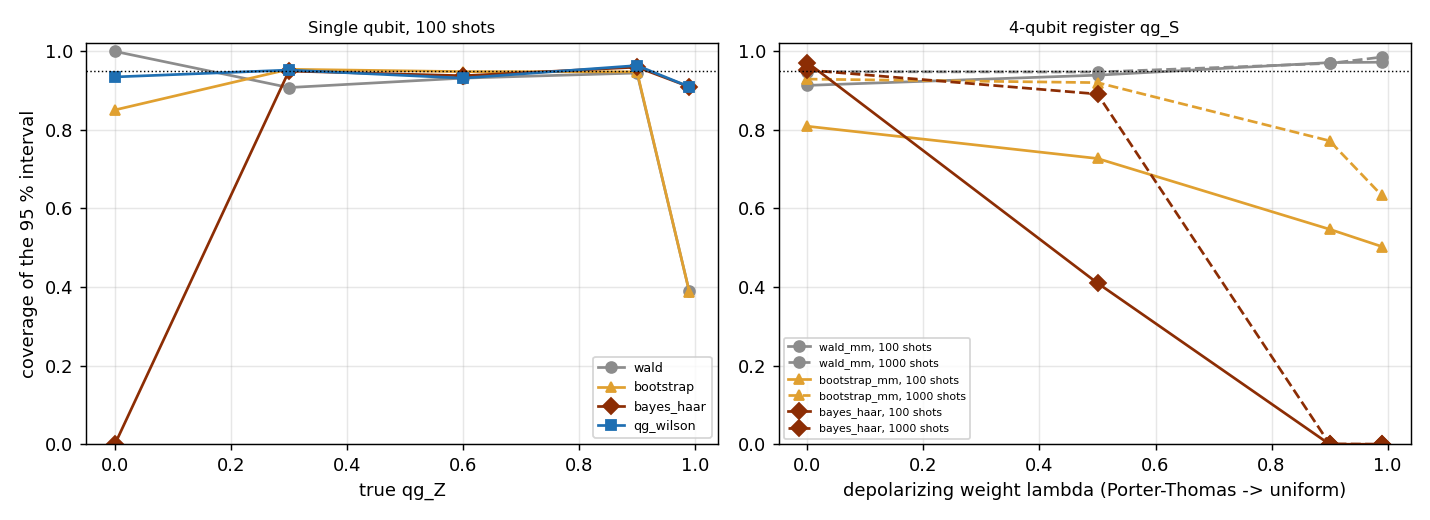

Write Python code to recreate this figure.
"""
Error bars for qg_S from finite shots.

§10.2 fixed the BIAS of the joint qg_S estimator (Miller-Madow). What was
still missing is an honest ERROR BAR: the Shannon entropy is flat at its
maximum, so the delta method gives a zero standard error exactly where
qg_S is near 1 (an equatorial qubit, a heavily scrambled register) and the
Wald interval collapses to a point.

Single qubit. The §7 identity qg_S = H((1 + qg_Z)/2) gives a qg-native
fix: take any good interval for qg_Z (Wilson, §15) and map it through H.
H is unimodal with its maximum at qg_Z = 0, so the image is
[min H(ends), 1] if the qg_Z interval contains 0 and [H(end), H(end)]
otherwise; its coverage is at least that of the qg_Z interval
(`qang.statistics.qg_s_estimate`, method "qg_wilson").

Register (4 qubits, 16 outcomes). No such identity; compared are the
delta method around Miller-Madow, the bootstrap, and a Bayesian interval
with the Haar prior. For a Haar-random pure state the Z-basis outcome
distribution is exactly Dirichlet(1, ..., 1) (Porter-Thomas), so that is
the natural prior here, the register analogue of the uniform-in-qg_Z
prior of §15; its posterior mean has the Wolpert-Wolf closed form.

Truth: single qubit at qg_Z = 0, 0.3, 0.6, 0.9, 0.99; register with a
Porter-Thomas distribution mixed with the uniform one (weight lambda =
0, 0.5, 0.9, 0.99, i.e. increasingly depolarized). 95 % intervals,
coverage over 2000 trials (register: 1000).

Findings (python examples/qg_s_error_bars.py):

  Single qubit, coverage of the 95 % interval (target 0.95):

                      N = 20                      N = 100                    N = 1000
    qg_Z   qg_S    Wald boot Bayes qg-Wil |  Wald boot Bayes qg-Wil |  Wald boot Bayes qg-Wil
    0      1.000   1.00 .93  .00   .95    |  1.00 .85  .00   .93    |  1.00 .20  .00   .95
    0.3    0.934   .92  .96  .98   .99    |  .91  .95  .95   .95    |  .94  .96  .95   .96
    0.6    0.722   .85  .93  .95   .95    |  .93  .95  .94   .93    |  .95  .96  .96   .95
    0.9    0.286   .62  .64  .93   .92    |  .95  .95  .96   .96    |  .94  .94  .94   .94
    0.99   0.045   .09  .10  .90   .90    |  .39  .39  .91   .91    |  .95  .95  .96   .96

  (Wald's 1.00 at qg_Z = 0 is clipping at the boundary qg_S = 1, not a
  real interval: its width there is 0.003 at N = 1000.)

  * The qg-mapped Wilson interval is the only one that never fails:
    0.90-0.99 everywhere. Wald and the bootstrap collapse near a pole with
    few shots (9-39 % at qg_Z = 0.99), where the minority outcome is
    rarely seen; the bootstrap also fails at the maximum, qg_Z = 0 (20 %
    at N = 1000), because every resample sits below qg_S = 1; the
    equal-tailed Bayesian interval can never contain the boundary value 1
    (0 %).
  * Point estimate: Miller-Madow has the smallest bias everywhere (at most
    0.02, mostly below 0.005); the plug-in is biased low by about
    1/(2 N ln 2); the Haar-prior posterior mean is pulled towards the
    prior (+0.21 at qg_Z = 0.99 with 20 shots).

  4-qubit register (normalized qg_S), coverage (bias of the point
  estimates at N = 100):

    lambda  qg_S     N = 100: Wald-MM boot-MM Bayes |  N = 1000: Wald-MM boot-MM Bayes
    0       0.858            .91     .81     .97    |            .95     .93     .95
    0.5     0.964            .94     .73     .41    |            .95     .92     .89
    0.9     0.998            .97     .55     .00    |            .97     .77     .00
    0.99    1.000            .97     .50     .00    |            .99     .63     .00

  * For the register the delta method around Miller-Madow works (0.91-
    0.99): with 16 outcomes the sample distribution is never flat enough
    for the delta variance to vanish. The percentile bootstrap fails as
    the register is depolarized (50-77 %), because resampling doubles the
    entropy's downward bias.
  * The Haar (Porter-Thomas) prior is the best choice when the state
    really is Haar-like (0.97 coverage, bias -0.001 at 100 shots, against
    -0.028 for the plug-in) and the worst when the register is near
    uniform (0 %): the posterior cannot reach the maximum. A prior
    helps only when it matches the physics.

Recommendation, now in the library: single qubit, qg_s_estimate(k0, n)
(Miller-Madow point, Wilson interval for qg_Z mapped through the §7
identity); register, Miller-Madow with the delta-method interval. Neither
the bootstrap nor a Haar-prior credible interval should be used for qg_S
near its maximum.

Honest scope. Standard estimators; the contribution is the single-qubit
interval built on the qg_Z <-> qg_S identity and the map of where each
method fails. One Porter-Thomas instance per lambda.
"""

import math
import os
import sys

import numpy as np
from scipy.special import digamma

sys.path.insert(0, os.path.join(os.path.dirname(os.path.abspath(__file__)), ".."))

from qang import statistics as S  # noqa: E402

LN2 = math.log(2)
QG_VALUES = (0.0, 0.3, 0.6, 0.9, 0.99)
SHOTS = (20, 100, 1000)
LAMBDAS = (0.0, 0.5, 0.9, 0.99)
N_REG = 4


def h2v(p):
    p = np.clip(p, 1e-300, 1)
    q = np.clip(1 - p, 1e-300, 1)
    out = -(p * np.log2(p) + q * np.log2(q))
    return np.where((p <= 1e-300) | (q <= 1e-300), 0.0, out)


def entropy_bits(p, axis=-1):
    p = np.asarray(p, dtype=float)
    with np.errstate(divide="ignore", invalid="ignore"):
        t = np.where(p > 0, -p * np.log2(p), 0.0)
    return t.sum(axis=axis)


# --------------------------------------------------------------------- #
# single qubit
# --------------------------------------------------------------------- #
def bayes_mean_single(k0, n):
    """Posterior mean of H(p) (bits) under the uniform (Haar) prior, Beta(k0+1, n-k0+1)."""
    a, b = k0 + 1.0, n - k0 + 1.0
    return (digamma(a + b + 1) - a / (a + b) * digamma(a + 1) - b / (a + b) * digamma(b + 1)) / LN2


def single_qubit(qg, n, trials=2000, seed=0, boot=400, post=2000):
    rng = np.random.default_rng(seed)
    p0 = (1 + qg) / 2
    truth = float(h2v(np.array(p0)))
    k = rng.binomial(n, p0, size=trials)
    p = k / n
    plug = h2v(p)
    mm = plug + np.where((k > 0) & (k < n), 1 / (2 * n * LN2), 0.0)
    bay = np.array([bayes_mean_single(x, n) for x in k])
    cov = {m: [] for m in ("wald", "bootstrap", "bayes_haar", "qg_wilson")}
    wid = {m: [] for m in cov}
    for x in k:
        rows = {}
        _, lo, hi = S.qg_s_estimate(int(x), n, "wald")
        rows["wald"] = (lo, hi)
        bs = h2v(rng.binomial(n, x / n, size=boot) / n)
        rows["bootstrap"] = tuple(np.quantile(bs, [0.025, 0.975]))
        ps = rng.beta(x + 1, n - x + 1, size=post)
        rows["bayes_haar"] = tuple(np.quantile(h2v(ps), [0.025, 0.975]))
        _, lo, hi = S.qg_s_estimate(int(x), n, "qg_wilson")
        rows["qg_wilson"] = (lo, hi)
        for m, (lo, hi) in rows.items():
            cov[m].append(lo - 1e-12 <= truth <= hi + 1e-12)
            wid[m].append(hi - lo)
    return {
        "truth": truth,
        "bias": {"plug-in": float(plug.mean() - truth), "miller-madow": float(mm.mean() - truth),
                 "bayes_haar": float(bay.mean() - truth)},
        "coverage": {m: float(np.mean(v)) for m, v in cov.items()},
        "width": {m: float(np.mean(v)) for m, v in wid.items()},
    }


# --------------------------------------------------------------------- #
# register
# --------------------------------------------------------------------- #
def register_distribution(lam, seed=7, n=N_REG):
    rng = np.random.default_rng(seed)
    pt = rng.dirichlet(np.ones(2**n))
    return (1 - lam) * pt + lam / 2**n


def bayes_mean_dirichlet(counts, alpha=1.0):
    a = counts + alpha
    A = a.sum()
    return float((digamma(A + 1) - np.sum(a / A * digamma(a + 1))) / LN2)


def register(lam, n_shots, trials=1000, seed=1, boot=400, post=1000, n=N_REG):
    rng = np.random.default_rng(seed)
    p = register_distribution(lam)
    truth = float(entropy_bits(p)) / n
    counts = rng.multinomial(n_shots, p, size=trials)
    est = {"plug-in": [], "miller-madow": [], "bayes_haar": []}
    cov = {m: [] for m in ("wald_mm", "bootstrap_mm", "bayes_haar")}
    wid = {m: [] for m in cov}
    for c in counts:
        ph = c / n_shots
        plug = float(entropy_bits(ph))
        mm = plug + (np.count_nonzero(c) - 1) / (2 * n_shots * LN2)
        bay = bayes_mean_dirichlet(c)
        est["plug-in"].append(plug / n)
        est["miller-madow"].append(mm / n)
        est["bayes_haar"].append(bay / n)
        with np.errstate(divide="ignore", invalid="ignore"):
            lp = np.where(ph > 0, np.log2(ph), 0.0)
        var = max(float(np.sum(ph * lp**2) - plug**2), 0.0) / n_shots
        se = math.sqrt(var)
        rows = {"wald_mm": (mm - 1.96 * se, mm + 1.96 * se)}
        bc = rng.multinomial(n_shots, ph, size=boot)
        bs = entropy_bits(bc / n_shots) + (np.count_nonzero(bc, axis=1) - 1) / (2 * n_shots * LN2)
        rows["bootstrap_mm"] = tuple(np.quantile(bs, [0.025, 0.975]))
        ds = rng.dirichlet(c + 1.0, size=post)
        rows["bayes_haar"] = tuple(np.quantile(entropy_bits(ds), [0.025, 0.975]))
        for m, (lo, hi) in rows.items():
            cov[m].append(lo / n - 1e-12 <= truth <= hi / n + 1e-12)
            wid[m].append((hi - lo) / n)
    return {
        "truth": truth,
        "bias": {m: float(np.mean(v) - truth) for m, v in est.items()},
        "coverage": {m: float(np.mean(v)) for m, v in cov.items()},
        "width": {m: float(np.mean(v)) for m, v in wid.items()},
    }


def make_figure(path, single, reg):
    import matplotlib

    matplotlib.use("Agg")
    import matplotlib.pyplot as plt

    fig, (ax1, ax2) = plt.subplots(1, 2, figsize=(11, 4))
    style = {"wald": ("#8c8c8c", "o"), "bootstrap": ("#e0a030", "^"), "bayes_haar": ("#8c2d04", "D"),
             "qg_wilson": ("#1f6fb2", "s")}
    for m, (c, mk) in style.items():
        ax1.plot(QG_VALUES, [single[(q, 100)]["coverage"][m] for q in QG_VALUES], marker=mk, color=c, label=m)
    ax1.axhline(0.95, color="k", lw=0.8, ls=":")
    ax1.set_xlabel("true qg_Z")
    ax1.set_ylabel("coverage of the 95 % interval")
    ax1.set_title("Single qubit, 100 shots", fontsize=9)
    ax1.set_ylim(0, 1.02)
    ax1.legend(fontsize=7)
    ax1.grid(alpha=0.3)
    style2 = {"wald_mm": ("#8c8c8c", "o"), "bootstrap_mm": ("#e0a030", "^"), "bayes_haar": ("#8c2d04", "D")}
    for m, (c, mk) in style2.items():
        ax2.plot(LAMBDAS, [reg[(l, 100)]["coverage"][m] for l in LAMBDAS], marker=mk, color=c, label=f"{m}, 100 shots")
        ax2.plot(LAMBDAS, [reg[(l, 1000)]["coverage"][m] for l in LAMBDAS], marker=mk, color=c, ls="--",
                 label=f"{m}, 1000 shots")
    ax2.axhline(0.95, color="k", lw=0.8, ls=":")
    ax2.set_xlabel("depolarizing weight lambda (Porter-Thomas -> uniform)")
    ax2.set_title("4-qubit register qg_S", fontsize=9)
    ax2.set_ylim(0, 1.02)
    ax2.legend(fontsize=6)
    ax2.grid(alpha=0.3)
    fig.tight_layout()
    fig.savefig(path, dpi=130)


if __name__ == "__main__":
    single = {(q, n): single_qubit(q, n) for q in QG_VALUES for n in SHOTS}
    print("Single qubit: coverage (mean width) of 95 % intervals; bias of point estimates")
    for n in SHOTS:
        print(f"  N = {n}")
        for q in QG_VALUES:
            r = single[(q, n)]
            cv = "  ".join(f"{m} {r['coverage'][m]:.3f} ({r['width'][m]:.3f})" for m in r["coverage"])
            bs = "  ".join(f"{m} {v:+.4f}" for m, v in r["bias"].items())
            print(f"    qg {q:4.2f} qg_S {r['truth']:.4f} | {cv} | {bs}")
    reg = {(l, n): register(l, n) for l in LAMBDAS for n in (100, 1000)}
    print("\n4-qubit register (normalized qg_S): coverage (mean width); bias")
    for n in (100, 1000):
        print(f"  N = {n}")
        for l in LAMBDAS:
            r = reg[(l, n)]
            cv = "  ".join(f"{m} {r['coverage'][m]:.3f} ({r['width'][m]:.4f})" for m in r["coverage"])
            bs = "  ".join(f"{m} {v:+.4f}" for m, v in r["bias"].items())
            print(f"    lambda {l:4.2f} qg_S {r['truth']:.4f} | {cv} | {bs}")
    if "--figure" in sys.argv:
        make_figure(__file__.replace(".py", ".png"), single, reg)
